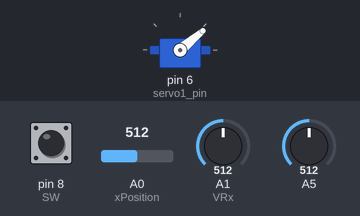
Recording of a sketch running on a simulated Arduino Uno, built with avr-gcc and run on an emulated ATmega328P. Shown: servo. The inputs (shaded band) are chosen by the test bench; at power-on: A0 (xPosition) = 512, A1 (VRx) = 512, pin 8 (SW) HIGH, A5 = 512. What the sketch prints to the serial monitor is not drawn.

Above: at 1.2 s.
1.3 s: A0 (xPosition) set to 682
At 1.53 s:
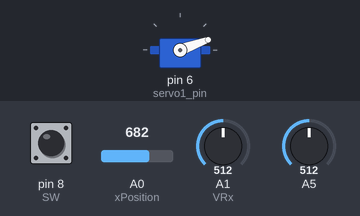
3.3 s: A0 (xPosition) set to 709
At 3.62 s:
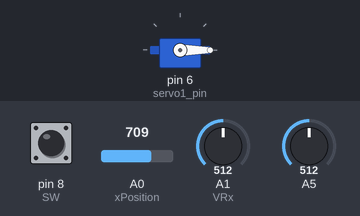
6.3 s: A1 (VRx) set to 711
9.3 s: A1 (VRx) set to 723
At 10.5 s:
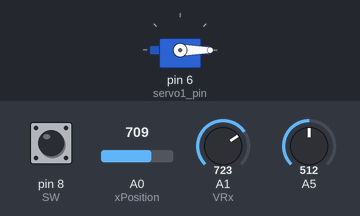
Timing chart, 0 to 11.8 s (numbered marks = the images above; inputs shaded):
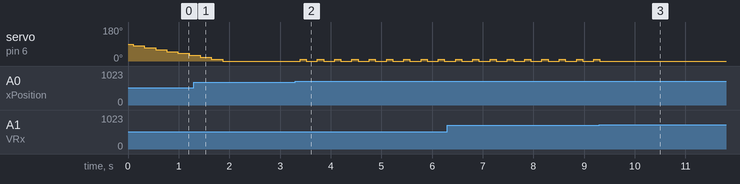

The sketch:

servondjoystick.ino
```cpp
#include <Servo.h>

// including servo library

Servo servo1;
// define servo name

// initialize variables and define pins
int x_pos;
int y_pos;

// Define pin for servo , define PWM pins
int servo1_pin = 6;
int initial_position = 90; // defined initial position , wanted to rotate both side

// set initial numbers
int xPosition = 0;
int yPosition = 0;
int SW_state = 0;
int mapX = 0;
int mapY = 0;
int VRx = A1;
int VRy = A0;
int SW = 8;

void setup ( ) {
  Serial.begin (9600) ; // defining the input and output pins
  servo1.attach (servo1_pin ) ;
  servo1.write (initial_position);;
  pinMode(VRx, INPUT);
  pinMode(VRy, INPUT);
  pinMode(SW, INPUT_PULLUP);
}

void loop ( ) {
  // cod is reading joystick x and y axis readings
  xPosition = analogRead(VRx);
  yPosition = analogRead(VRy);
  SW_state = digitalRead(SW);


  // printing on serial monitor
  Serial.print("X: ");
  Serial.print(mapX);
  Serial.print(" | Y: ");
  Serial.print(mapY);
  Serial.print(" | Button: ");
  Serial.println(SW_state);

  delay(100);

  x_pos = analogRead (xPosition) ;    // reading position for servo controll

    // below code deviding the values in two segments , (0,300) and (700,1023).

    // first part , lets say it is for rotation servo anti-clockwise code

    /* Below if position comes below 300 */
    if (x_pos < 300){
    if (initial_position < 10) {
      } // first it will check it is below 10 or what , if it is it will do nothing and forward the loop
    else{

      /* else it will decreaseb the data by 10 , and new servo position will be available , this position values
        will be added or decrease depends on the readings
      */

      initial_position = initial_position - 10;
          servo1.write ( initial_position ) ;
          delay (120) ; }
      }

      // second segment if values are greated then the 700 , it will run servo to rotate oposite side

    if (x_pos > 700){
    if (initial_position > 980)
    {
    }
    else{
          initial_position = initial_position + 10; // it wwill just increase the values
          servo1.write ( initial_position ) ;
          delay (120) ;
        }
     }


 // same things for y

      if (y_pos < 300){
    if (initial_position < 10) {
      }
    else{ initial_position = initial_position - 10;
          servo1.write ( initial_position ) ;
          delay (120) ; }
      }
    if (y_pos > 700){
    if (initial_position > 180)
    {
    }
    else{
          initial_position = initial_position + 10;
          servo1.write ( initial_position ) ;
          delay (120) ;
        }
     }

}
```

Measured:
- the behaviour switches between 700 and 701 on A0 (xPosition) (found by bisection; images 1 and 2)
- the behaviour switches between 711 and 712 on A1 (VRx) (found by bisection; images 2 and 3)
- after the input at 3.3 s, servo on pin 6 (servo1_pin): alternates 10° for 0.12 s and 0° for 0.22 s, starting after 0.10 s
- after the input at 9.3 s, servo on pin 6 (servo1_pin): goes on until 9.3 s, then stays 0°
